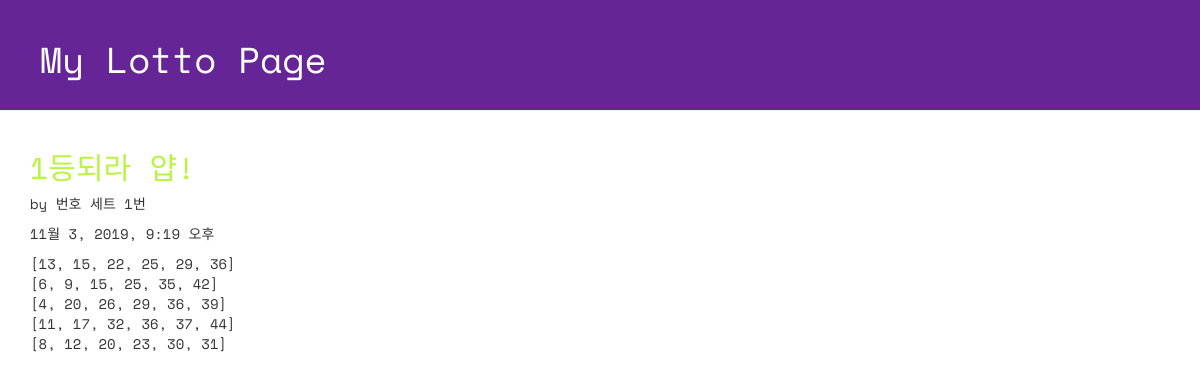
Screenshot of /lotto/2/detail with the database file from the repository.
### lotto/models.py (models this page shows, shortened)
class GuessNumbers(models.Model):
    name = models.CharField(max_length=24) # 로또 번호 리스트의 이름
    text = models.CharField(max_length=255) # 로또 번호 리스트에 대한 설명
    lottos = models.CharField(max_length=255,
        default='[1, 2, 3, 4, 5, 6]') # 로또 번호들이 담길 str
    num_lotto = models.IntegerField(default=5) # 6개 번호 set의 갯수
    update_date = models.DateTimeField()

### lotto/views.py (the view)
# urls.py: path('lotto/<int:lottokey>/detail', views.detail, name='detail'),
def detail(request, lottokey):
    lotto = GuessNumbers.objects.get(pk = lottokey) # primary key
    return render(request, "lotto/detail.html", {"lotto": lotto})

### lotto/templates/lotto/detail.html (shortened to what this page needs)
<!DOCTYPE html>
{% load staticfiles %}
<html lang="ko">
<head>
  <link rel="stylesheet" href="//maxcdn.bootstrapcdn.com/bootstrap/3.2.0/css/bootstrap.min.css">
  <link rel="stylesheet" href="//maxcdn.bootstrapcdn.com/bootstrap/3.2.0/css/bootstrap-theme.min.css">
  <link rel="stylesheet" href="{% static 'css/lotto.css'%}">
</head>
<body>
  <div class="page-header">
  <h1>My Lotto Page</h1>
  </div>
  <div class="container lotto">
    <h2>{{ lotto.text }}</h2>
    <p> by {{ lotto.name }}</p>
    <p> {{ lotto.update_date }}</p>
    <p> {{ lotto.lottos | linebreaksbr }}</p>
  </div>
</body>
</html>

### lotto/static/css/lotto.css (style rules this page uses)
.page-header { background-color: #652596; margin-top: 0; padding: 20px 20px 20px 40px; font-family: 'Space Mono', monospace; }
.page-header h1 { color: #FFFFFF; }
.container { font-family: 'Space Mono', monospace; }
.container h2 { color: #b9f442; }

### rows the page displays
GuessNumbers: text "1등되라 얍!", name "번호 세트 1번", update_date "11월 3, 2019, 9:19 오후", lottos "[13, 15, 22, 25, 29, 36] [6, 9, 15, 25, 35, 42] [4, 20, 26, 29, 36, 39] [11, 17, 32, 36, 37, 44] [8, 12, 20, 23, 30, 31]"
